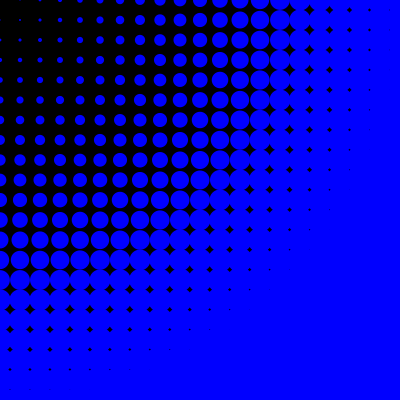
Frame 1 (no input)
Frame 60 (the mouse pressed at the canvas centre just before this capture): identical to frame 1, image omitted
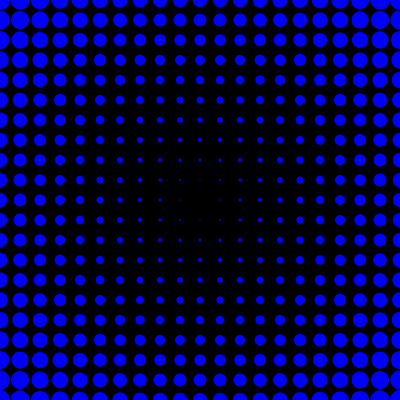
Frame 120 (the mouse held since frame 60 and released just before this capture)

The Processing sketch that drew these frames (run headless with seeded random() and noise(); from frame 60 on, the mouse is pressed at the canvas centre):

// Processing sketch: dist_Mouse_01
// ── dist_Mouse_01.pde
/*
 * Distance
 * Can be used to create effects
 
 * MW 3.11.15
 *
 * end 
 */

/////////////////////////// GLOBALS ////////////////////////////

float MAXDIST;
float SPOT_SIZE = 40;
/////////////////////////// SETUP ////////////////////////////

void setup() {
  size(400, 400);
  background(0);
  smooth();
  noStroke();
  fill(0, 0, 255);
  MAXDIST = dist(0, 0, width, height);
}

/////////////////////////// DRAW ////////////////////////////
void draw() {
  background(0);

  for (int y=0; y<=height; y += 20) {
    for (int x=0; x<=width; x += 20) {
      
      float mouseDist = dist(mouseX, mouseY, x, y);
      float dia = (mouseDist / MAXDIST) * SPOT_SIZE;
      ellipse(x, y, dia, dia);
    }
  }
}

/////////////////////////// FUNCTIONS ////////////////////////////
